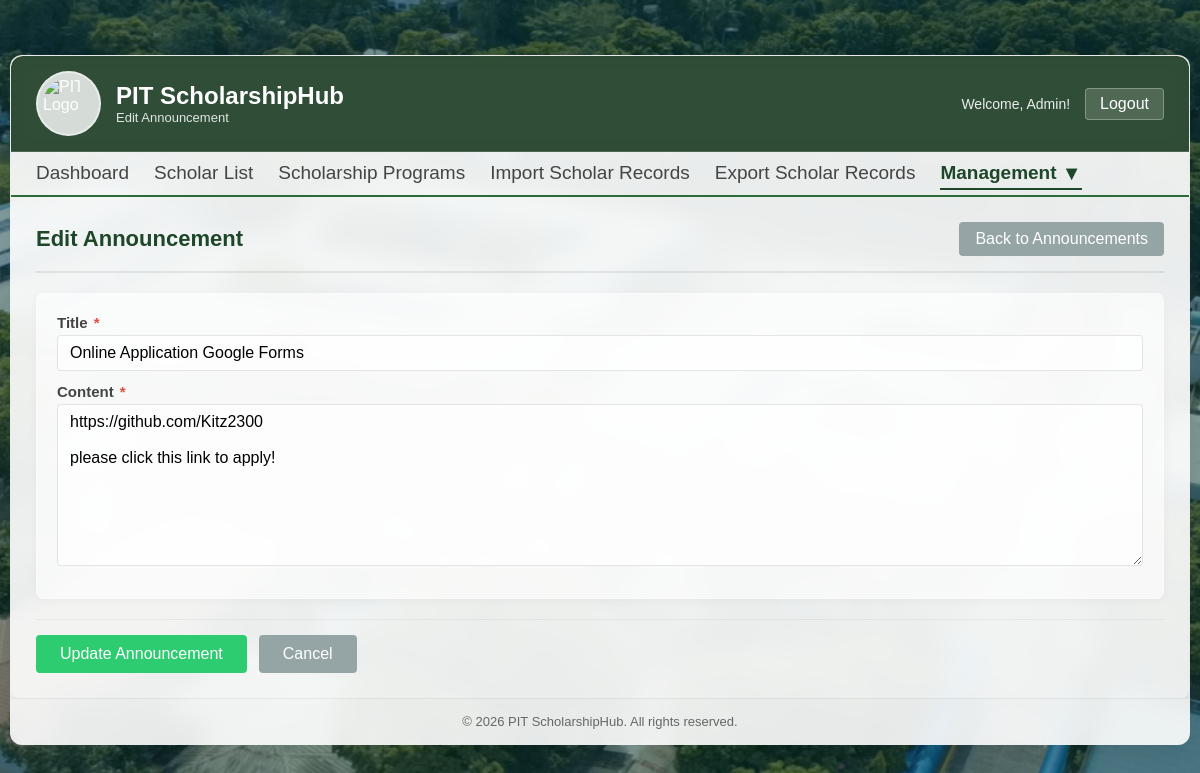
The page /admin/edit_announcement.php?id=23 (signed in) on the database its author committed.
### tables this page shows
CREATE TABLE `announcements` (
  `id` int(11) NOT NULL,
  `title` varchar(50) NOT NULL,
  `content` text NOT NULL,
  `is_active` tinyint(4) NOT NULL,
  `user_id` int(11) NOT NULL,
  `created_at` timestamp NOT NULL DEFAULT current_timestamp()
);

### admin/edit_announcement.php (the view, shortened to what this page needs)
<?php
include __DIR__ . "/../includes/conn.php";
$announcement_id = (int) ($_GET['id'] ?? 0);
$announcement_sql = "SELECT * FROM announcements WHERE id=?";
$announcement_stmt = $conn->prepare($announcement_sql);
$announcement_stmt->bind_param("i", $announcement_id);
$announcement_stmt->execute();
$result = $announcement_stmt->get_result();
$title = "";
$content = "";
if($row=$result->fetch_assoc()) {
    $title = $row['title'];
    $content = $row['content'];
}
?>
<!DOCTYPE html>
<html>
<head>
    <link rel="stylesheet" href="../assets/css/form.css?v=<?= filemtime('../assets/css/form.css') ?>">
    <link rel="stylesheet" href="../assets/css/modals.css?v=<?= filemtime('../assets/css/modals.css') ?>">
</head>
<body>
    <?php
    if(!isset($_SESSION['user_id']) || ($_SESSION['role'] !== 'admin' && $_SESSION['role'] !== 'staff')) :
        $_SESSION['fail'] = "You are no logged in!";
        header("Location: ../portal.php");
        exit();
    else : ?>
        <div class="container">
            <div class="header">
                <div class="header-left">
                    <img src="../assets/images/PIT%20LOGO.png" alt="PIT Logo">
                    <div>
                        <h1>PIT ScholarshipHub</h1>
                        <p>Edit Announcement</p>
                    </div>
                </div>
                <div class="header-right">
                    <span class="welcome-text">Welcome, Admin!</span>
                    <form action="../functions/logout.php" method="post" style="display: inline;">
                        <button type="submit" class="logout-btn" onclick="return confirm('Logout?')">Logout</button>
                    </form>
                </div>
            </div>
            <?php include __DIR__ . "/../includes/navigation.php"; ?>
            <div class="page-content">
                <div class="page-header">
                    <h2>Edit Announcement</h2>
                    <div class="page-actions">
                        <a href="announcements.php" class="btn btn-secondary">Back to Announcements</a>
                    </div>
                </div>
                <form action="../functions/admin/edit_announcement_process.php" method="POST" class="reusable-form">
                    <div class="form-section">
                        <div class="form-row">
                            <div class="form-group full-width">
                                <label for="title">Title <span class="required">*</span></label>
                                <input type="text" name="title" id="title" value="<?= htmlspecialchars($title) ?>" required/>
                            </div>
                        </div>
                        <div class="form-row">
                            <div class="form-group full-width">
                                <label for="content">Content <span class="required">*</span></label>
                                <textarea name="content" id="content" rows="8" required><?= htmlspecialchars($content) ?></textarea>
                            </div>
                        </div>
                    </div>
                    <div class="form-actions">
                        <button type="submit" class="btn btn-success">Update Announcement</button>
                        <a href="announcements.php" class="btn btn-secondary">Cancel</a>
                    </div>
                </form>
            </div>
            <div class="footer">
                © 2026 PIT ScholarshipHub. All rights reserved.
            </div>
        </div>
    <?php endif; ?>
</body>
</html>

### assets/css/form.css (style rules this page uses)
* { margin: 0; padding: 0; box-sizing: border-box; }
body { font-family: Arial, sans-serif; color: #333; min-height: 100vh; position: relative; background-image: url('../images/background.png'); background-repeat: no-repeat; background-size: cover; background-position: center; background-attachment: fixed; display: flex; align-items: center; justify-content: center; padding: 10px; box-sizing: border-box; }
body::before { content: ''; position: fixed; top: 0; left: 0; width: 100%; height: 100%; background: rgba(0, 0, 0, 0.15); z-index: -1; pointer-events: none; }
.container { max-width: 1500px; width: 100%; margin: 0px; padding: 0; background: rgba(255, 255, 255, 0.85); backdrop-filter: blur(10px); -webkit-backdrop-filter: blur(10px); border: 1px solid rgba(255, 255, 255, 0.3); border-radius: 12px; box-shadow: 0 8px 32px rgba(0, 0, 0, 0.1); overflow: hidden; }
.header { background: rgba(26, 59, 34, 0.9) !important; backdrop-filter: blur(10px); color: #fff; padding: 15px 25px; border-radius: 12px 12px 0 0; display: flex; justify-content: space-between; align-items: center; flex-wrap: wrap; border-bottom: 1px solid rgba(255, 255, 255, 0.15); }
.header-left { display: flex; align-items: center; gap: 15px; }
.header-left img { width: 65px; height: 65px; padding: 5px; border-radius: 50%; object-fit: cover; border: 2px solid rgba(255,255,255,0.5); background-color: rgba(255, 255, 255, 0.8); }
.header-left h1 { font-size: 24px; }
.header-left p { font-size: 13px; opacity: 0.85; }
.header-right { display: flex; align-items: center; gap: 15px; }
.welcome-text { font-size: 14px; opacity: 0.9; }
.logout-btn { background: rgba(255,255,255,0.15); color: #fff; border: 1px solid rgba(255,255,255,0.3); padding: 6px 14px; border-radius: 4px; cursor: pointer; font-size: 16px; transition: background 0.3s; }
.page-content { background: rgba(255, 255, 255, 0.4); padding: 25px; border-radius: 0 0 8px 8px; }
.page-header { display: flex; justify-content: space-between; align-items: center; flex-wrap: wrap; margin-bottom: 20px; padding-bottom: 15px; border-bottom: 2px solid rgba(0,0,0,0.08); }
.page-header h2 { color: #1e4628; font-size: 22px; }
.btn { display: inline-block; padding: 8px 16px; border: none; border-radius: 4px; text-decoration: none; font-size: 16px; cursor: pointer; transition: background 0.3s, transform 0.2s; color: #fff; }
.btn-secondary { background: #95a5a6; }
.btn-success { background: #2ecc71; }
.reusable-form { margin-top: 10px; }
.form-section { background: rgba(255, 255, 255, 0.6); border: 1px solid rgba(255, 255, 255, 0.4); border-radius: 8px; padding: 20px; margin-bottom: 20px; box-shadow: 0 2px 8px rgba(0,0,0,0.04); }
.form-row { display: grid; grid-template-columns: 1fr 1fr 1fr; gap: 15px; margin-bottom: 12px; }
.form-row .full-width { grid-column: 1 / -1; }
.form-group { display: flex; flex-direction: column; }
.form-group label { font-weight: bold; font-size: 15px; color: #444; margin-bottom: 4px; }
.form-group label .required { color: #e74c3c; margin-left: 2px; }
.form-group input, .form-group select, .form-group textarea { padding: 8px 12px; border: 1px solid rgba(0,0,0,0.1); border-radius: 4px; font-size: 16px; background: rgba(255, 255, 255, 0.8); transition: border 0.3s; width: 100%; }
.form-group textarea { resize: vertical; min-height: 100px; font-family: Arial, sans-serif; }
.form-actions { display: flex; gap: 12px; margin-top: 10px; padding-top: 15px; border-top: 1px solid rgba(0,0,0,0.05); }
.form-actions .btn { padding: 10px 24px; font-size: 16px; }
.footer { text-align: center; padding: 15px 25px; color: #666; font-size: 13px; border-top: 1px solid rgba(0, 0, 0, 0.05); background: rgba(255, 255, 255, 0.3); }

### rows shown on the page
announcements: title "Online Application Google Forms", content "https://github.com/Kitz2300 please click this link to apply!"
